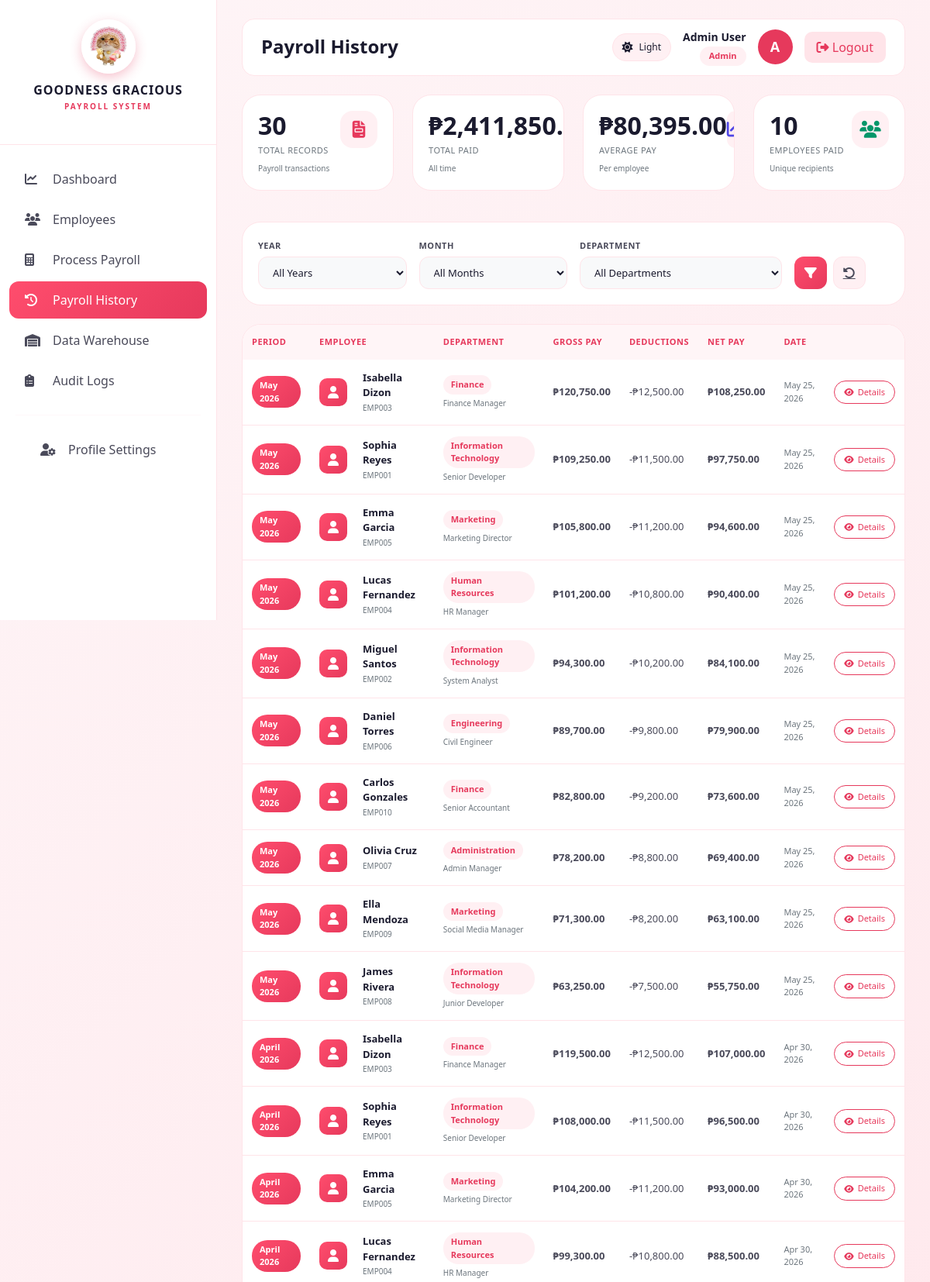
/goodness_payroll/index.php?page=payroll_history (signed in, upper part), run on the app's committed database.
### tables this page shows
CREATE TABLE `payroll_records` (
  `payroll_id`              INT(11)       NOT NULL AUTO_INCREMENT,
  `employee_id`             INT(11)       NOT NULL,
  `payroll_month`           INT(11)       NOT NULL CHECK (`payroll_month` BETWEEN 1 AND 12),
  `payroll_year`            INT(11)       NOT NULL CHECK (`payroll_year` >= 2000),
  `basic_salary`            DECIMAL(12,2) NOT NULL,
  `allowances_amount`       DECIMAL(12,2) DEFAULT 0.00,
  `overtime_amount`         DECIMAL(12,2) DEFAULT 0.00,
  `tax_amount`              DECIMAL(12,2) DEFAULT 0.00,
  `sss_amount`              DECIMAL(12,2) DEFAULT 0.00,
  `philhealth_amount`       DECIMAL(12,2) DEFAULT 0.00,
  `pagibig_amount`          DECIMAL(12,2) DEFAULT 0.00,
  `other_deductions`        DECIMAL(12,2) DEFAULT 0.00,
  `gross_amount`            DECIMAL(12,2) NOT NULL,
  `total_deductions_amount` DECIMAL(12,2) NOT NULL,
  `net_amount`              DECIMAL(12,2) NOT NULL,
  `payroll_status`          ENUM('draft','processed','paid') DEFAULT 'draft',
  `processed_at`            TIMESTAMP NULL DEFAULT NULL,
  `lock_version`            INT(11) NOT NULL DEFAULT 1
                            COMMENT 'Optimistic locking - increment on every UPDATE',
  PRIMARY KEY (`payroll_id`),
  UNIQUE KEY `uq_payroll_period` (`employee_id`,`payroll_month`,`payroll_year`),
  KEY `idx_payroll_status` (`payroll_status`),
  KEY `idx_payroll_year_month` (`payroll_year`,`payroll_month`),
  KEY `idx_lock_version` (`lock_version`)
);

CREATE TABLE `employees` (
  `employee_id`    INT(11)       NOT NULL AUTO_INCREMENT,
  `employee_code`  VARCHAR(20)   NOT NULL,
  `first_name`     VARCHAR(50)   NOT NULL,
  `last_name`      VARCHAR(50)   NOT NULL,
  `email`          VARCHAR(100)  DEFAULT NULL,
  `department`     VARCHAR(50)   DEFAULT NULL,
  `emp_position`   VARCHAR(50)   DEFAULT NULL,
  `basic_salary`   DECIMAL(12,2) NOT NULL CHECK (`basic_salary` > 0),
  `hire_date`      DATE          NOT NULL,
  `emp_status`     ENUM('active','inactive','terminated') DEFAULT 'active',
  `version_number` INT(11)       NOT NULL DEFAULT 1
                   COMMENT 'Optimistic concurrency control - PHP must match before UPDATE',
  `created_at`     TIMESTAMP NOT NULL DEFAULT CURRENT_TIMESTAMP(),
  `updated_at`     TIMESTAMP NOT NULL DEFAULT CURRENT_TIMESTAMP()
                   ON UPDATE CURRENT_TIMESTAMP(),
  PRIMARY KEY (`employee_id`),
  UNIQUE KEY `uq_employee_code` (`employee_code`),
  UNIQUE KEY `uq_employee_email` (`email`),
  KEY `idx_department` (`department`),
  KEY `idx_emp_status` (`emp_status`),
  KEY `idx_version_number` (`version_number`)
);

### goodness_payroll/modules/payroll_history.php (the view, shortened to what this page needs)
<?php
require_once 'config/database.php';
$query = "
    SELECT
        p.payroll_id,
        p.payroll_month,
        p.payroll_year,
        p.basic_salary,
        p.allowances_amount as allowances,
        p.overtime_amount as overtime,
        p.tax_amount as tax,
        p.sss_amount as sss,
        p.philhealth_amount as philhealth,
        p.pagibig_amount as pagibig,
        p.gross_amount as gross_pay,
        p.total_deductions_amount as total_deductions,
        p.net_amount as net_pay,
        p.processed_at,
        e.employee_id,
        e.employee_code,
        e.first_name,
        e.last_name,
        e.department,
        e.emp_position as position
    FROM payroll_records p
    INNER JOIN employees e ON p.employee_id = e.employee_id
    WHERE p.payroll_status = 'processed'
";
$params = [];
$query .= " ORDER BY p.payroll_year DESC, p.payroll_month DESC, p.net_amount DESC";
$stmt = $db->prepare($query);
$stmt->execute($params);
$payrolls = $stmt->fetchAll();
$summaryQuery = "
    SELECT
        COUNT(*) as total_records,
        COALESCE(SUM(net_amount), 0) as total_paid,
        COALESCE(ROUND(AVG(net_amount), 2), 0) as avg_pay,
        COALESCE(MAX(net_amount), 0) as highest_pay,
        COALESCE(MIN(net_amount), 0) as lowest_pay,
        COUNT(DISTINCT employee_id) as unique_employees
    FROM payroll_records
    WHERE payroll_status = 'processed'
";
$summaryStmt = $db->prepare($summaryQuery);
$summaryStmt->execute();
$summary = $summaryStmt->fetch();
?>
<div>
    <div class="row mb-4">
        <div class="col-md-3 mb-3">
            <div class="history-stat-card">
                <div class="d-flex justify-content-between align-items-start">
                    <div>
                        <div class="stat-number"><?php echo number_format($summary['total_records'] ?? 0); ?></div>
                        <div class="stat-label">Total Records</div>
                        <div class="stat-sub">Payroll transactions</div>
                    </div>
                    <div class="stat-icon">
                        <i class="fas fa-file-invoice" style="color: #e6395c;"></i>
                    </div>
                </div>
            </div>
        </div>
        <div class="col-md-3 mb-3">
            <div class="history-stat-card">
                <div class="d-flex justify-content-between align-items-start">
                    <div>
                        <div class="stat-number">₱<?php echo number_format($summary['total_paid'] ?? 0, 2); ?></div>
                        <div class="stat-label">Total Paid</div>
                        <div class="stat-sub">All time</div>
                    </div>
                </div>
            </div>
        </div>
        <div class="col-md-3 mb-3">
            <div class="history-stat-card">
                <div class="d-flex justify-content-between align-items-start">
                    <div>
                        <div class="stat-number">₱<?php echo number_format($summary['avg_pay'] ?? 0, 2); ?></div>
                        <div class="stat-label">Average Pay</div>
                        <div class="stat-sub">Per employee</div>
                    </div>
                    <div class="stat-icon">
                        <i class="fas fa-chart-line" style="color: #4f46e5;"></i>
                    </div>
                </div>
            </div>
        </div>
        <div class="col-md-3 mb-3">
            <div class="history-stat-card">
                <div class="d-flex justify-content-between align-items-start">
                    <div>
                        <div class="stat-number"><?php echo number_format($summary['unique_employees'] ?? 0); ?></div>
                        <div class="stat-label">Employees Paid</div>
                        <div class="stat-sub">Unique recipients</div>
                    </div>
                    <div class="stat-icon">
                        <i class="fas fa-users" style="color: #059669;"></i>
                    </div>
                </div>
            </div>
        </div>
    </div>
    <div class="filter-section">
        <form method="GET" class="row g-3 align-items-end">
            <div class="col-md-3">
                <label class="filter-label">YEAR</label>
                <select name="year" class="filter-select">
                    <option value="">All Years</option>
                </select>
            </div>
            <div class="col-md-3">
                <label class="filter-label">MONTH</label>
                <select name="month" class="filter-select">
                    <option value="">All Months</option>
                </select>
            </div>
            <div class="col-md-4">
                <label class="filter-label">DEPARTMENT</label>
                <select name="department" class="filter-select">
                    <option value="">All Departments</option>
                </select>
            </div>
            <div class="col-md-2">
                <div class="d-flex gap-2">
                    <button type="submit" class="filter-icon-btn" title="Apply Filters">
                        <i class="fas fa-filter"></i>
                    </button>
                    <a href="?page=payroll_history" class="reset-btn" title="Reset Filters">
                        <i class="fas fa-undo-alt"></i>
                    </a>
                </div>
            </div>
        </form>
    </div>
    <div class="table-container">
        <div class="table-responsive">
            <table class="payroll-table">
                <thead>
                    <tr>
                        <th>Period</th>
                        <th>Employee</th>
                        <th>Department</th>
                        <th>Gross Pay</th>
                        <th>Deductions</th>
                        <th>Net Pay</th>
                        <th>Date</th>
                        <th></th>
                    </tr>
                </thead>
                <tbody>
                    <?php if(empty($payrolls)): ?>
                    <tr class="empty-state-row">
                        <td colspan="8" class="empty-state">
                            <i class="fas fa-inbox"></i>
                            <h5>No Payroll Records Found</h5>
                            <p>Try adjusting your filters or process a new payroll.</p>
                            <a href="?page=process_payroll" class="btn-pink" style="display: inline-block; margin-top: 10px;">Process Payroll</a>
                        </td>
                    </tr>
                    <?php else: ?>
                    <?php foreach($payrolls as $pay):
                        $periodName = date('F Y', mktime(0,0,0,$pay['payroll_month'],1,$pay['payroll_year']));
                    ?>
                    <tr>
                        <td>
                            <span class="period-badge"><?php echo $periodName; ?></span>
                        </td>
                        <td>
                            <div class="employee-info">
                                <div class="employee-avatar-small">
                                    <i class="fas fa-user"></i>
                                </div>
                                <div class="employee-details">
                                    <div class="employee-name"><?php echo htmlspecialchars($pay['first_name'] . ' ' . $pay['last_name']); ?></div>
                                    <div class="employee-code"><?php echo htmlspecialchars($pay['employee_code']); ?></div>
                                </div>
                            </div>
                        </td>
                        <td>
                            <span class="dept-badge"><?php echo htmlspecialchars($pay['department']); ?></span>
                            <div class="employee-code" style="margin-top: 4px;"><?php echo htmlspecialchars($pay['position']); ?></div>
                        </td>
                        <td class="amount-gross">₱<?php echo number_format($pay['gross_pay'], 2); ?></td>
                        <td class="amount-deduction">-₱<?php echo number_format($pay['total_deductions'], 2); ?></td>
                        <td class="amount-net">₱<?php echo number_format($pay['net_pay'], 2); ?></td>
                        <td style="font-size: 11px; color: var(--text-muted);"><?php echo date('M d, Y', strtotime($pay['processed_at'])); ?></td>
                        <td>
                            <button class="btn-details" onclick='showDetails(<?php echo htmlspecialchars(json_encode($pay)); ?>)'>
                                <i class="fas fa-eye"></i> Details
                            </button>
                        </td>
                    </tr>
                    <?php endforeach; ?>
                    <?php endif; ?>
                </tbody>
            </table>
        </div>
    </div>
</div>

### goodness_payroll/index.php (style rules this page uses)
:root { --bg-gradient-start: #fef5f7; --bg-gradient-end: #ffe4e9; --sidebar-bg: #ffffff; --card-bg: #ffffff; --text-primary: #1a1a2e; --text-secondary: #4a4a5a; --text-muted: #6c757d; --border-color: #ffe4e9; --hover-bg: #fff0f3; --header-bg: #ffffff; --table-header-bg: #fff5f7; --input-bg: #f8f9fa; --input-border: #e0e0e8; }
body { background: linear-gradient(135deg, var(--bg-gradient-start) 0%, var(--bg-gradient-end) 100%); transition: all 0.3s ease; margin: 0; padding: 0; }

### goodness_payroll/modules/payroll_history.php (style rules this page uses)
.history-stat-card { background: var(--card-bg); border-radius: 24px; padding: 20px; transition: all 0.3s; border: 1px solid var(--border-color); position: relative; overflow: hidden; }
.history-stat-card::before { content: ''; position: absolute; top: 0; left: 0; right: 0; height: 3px; background: linear-gradient(90deg, #ff4d6d, #e6395c); transform: scaleX(0); transition: transform 0.3s ease; }
.stat-number { font-size: 32px; font-weight: 800; color: var(--text-primary); line-height: 1.2; }
.stat-label { font-size: 11px; color: var(--text-muted); text-transform: uppercase; letter-spacing: 0.5px; margin-top: 5px; }
.stat-sub { font-size: 10px; color: var(--text-muted); margin-top: 8px; }
.stat-icon { width: 48px; height: 48px; border-radius: 16px; background: var(--hover-bg); display: flex; align-items: center; justify-content: center; }
.stat-icon i { font-size: 22px; }
.filter-section { background: var(--card-bg); border-radius: 24px; padding: 20px; border: 1px solid var(--border-color); margin-bottom: 24px; }
.filter-label { font-size: 11px; font-weight: 600; color: var(--text-secondary); margin-bottom: 6px; display: block; letter-spacing: 0.5px; }
.filter-select { width: 100%; padding: 10px 14px; border: 1.5px solid var(--border-color); border-radius: 12px; background: var(--input-bg); color: var(--text-primary); font-size: 13px; transition: all 0.2s; cursor: pointer; }
.filter-icon-btn { background: linear-gradient(135deg, #ff4d6d, #e6395c); border: none; border-radius: 12px; color: white; cursor: pointer; width: 42px; height: 42px; display: flex; align-items: center; justify-content: center; transition: all 0.3s; margin-top: 24px; }
.filter-icon-btn i { font-size: 16px; }
.reset-btn { background: var(--hover-bg); border: 1px solid var(--border-color); border-radius: 12px; color: var(--text-secondary); cursor: pointer; width: 42px; height: 42px; display: flex; align-items: center; justify-content: center; transition: all 0.3s; margin-top: 24px; }
.reset-btn i { font-size: 16px; }
.table-container { background: var(--card-bg); border-radius: 24px; border: 1px solid var(--border-color); overflow: hidden; }
.payroll-table { width: 100%; border-collapse: collapse; }
.payroll-table th { background: var(--table-header-bg); padding: 14px 12px; font-weight: 600; font-size: 11px; color: #e6395c; text-transform: uppercase; letter-spacing: 0.5px; text-align: left; }
.payroll-table td { padding: 14px 12px; border-bottom: 1px solid var(--border-color); color: var(--text-secondary); font-size: 13px; vertical-align: middle; }
.period-badge { background: linear-gradient(135deg, #ff4d6d, #e6395c); color: white; padding: 4px 10px; border-radius: 20px; font-size: 11px; font-weight: 600; display: inline-block; }
.employee-avatar-small { width: 36px; height: 36px; border-radius: 10px; background: linear-gradient(135deg, #ff4d6d, #e6395c); display: flex; align-items: center; justify-content: center; margin-right: 10px; }
.employee-avatar-small i { color: white; font-size: 16px; }
.employee-info { display: flex; align-items: center; gap: 10px; }
.employee-details { flex: 1; }
.employee-name { font-weight: 600; color: var(--text-primary); font-size: 13px; }
.employee-code { font-size: 10px; color: var(--text-muted); margin-top: 2px; }
.dept-badge { background: var(--hover-bg); color: #e6395c; padding: 4px 10px; border-radius: 20px; font-size: 11px; font-weight: 600; display: inline-block; }
.amount-gross { font-weight: 600; color: var(--text-primary); }
.amount-deduction { color: #dc2626; font-weight: 500; }
.amount-net { font-weight: 700; color: #10b981; font-size: 15px; }
.btn-details { background: transparent; border: 1px solid #e6395c; color: #e6395c; padding: 6px 12px; border-radius: 20px; font-size: 11px; font-weight: 500; cursor: pointer; transition: all 0.2s; display: inline-flex; align-items: center; gap: 5px; }

### data on the page
payroll_records: periodName "May 2026", employee.last_name "Isabella Dizon", employee.employee_code "EMP003", employee.department "Finance", employee.emp_position "Finance Manager", gross_amount "120,750.00", total_deductions_amount "12,500.00", net_amount "108,250.00", processed_at "May 25, 2026"
payroll_records: periodName "May 2026", employee.last_name "Sophia Reyes", employee.employee_code "EMP001", employee.department "Information Technology", employee.emp_position "Senior Developer", gross_amount "109,250.00", total_deductions_amount "11,500.00", net_amount "97,750.00", processed_at "May 25, 2026"
payroll_records: periodName "May 2026", employee.last_name "Emma Garcia", employee.employee_code "EMP005", employee.department "Marketing", employee.emp_position "Marketing Director", gross_amount "105,800.00", total_deductions_amount "11,200.00", net_amount "94,600.00", processed_at "May 25, 2026"
payroll_records: periodName "May 2026", employee.last_name "Lucas Fernandez", employee.employee_code "EMP004", employee.department "Human Resources", employee.emp_position "HR Manager", gross_amount "101,200.00", total_deductions_amount "10,800.00", net_amount "90,400.00", processed_at "May 25, 2026"
payroll_records: periodName "May 2026", employee.last_name "Miguel Santos", employee.employee_code "EMP002", employee.department "Information Technology", employee.emp_position "System Analyst", gross_amount "94,300.00", total_deductions_amount "10,200.00", net_amount "84,100.00", processed_at "May 25, 2026"
payroll_records: periodName "May 2026", employee.last_name "Daniel Torres", employee.employee_code "EMP006", employee.department "Engineering", employee.emp_position "Civil Engineer", gross_amount "89,700.00", total_deductions_amount "9,800.00", net_amount "79,900.00", processed_at "May 25, 2026"
payroll_records: periodName "May 2026", employee.last_name "Carlos Gonzales", employee.employee_code "EMP010", employee.department "Finance", employee.emp_position "Senior Accountant", gross_amount "82,800.00", total_deductions_amount "9,200.00", net_amount "73,600.00", processed_at "May 25, 2026"
payroll_records: periodName "May 2026", employee.last_name "Olivia Cruz", employee.employee_code "EMP007", employee.department "Administration", employee.emp_position "Admin Manager", gross_amount "78,200.00", total_deductions_amount "8,800.00", net_amount "69,400.00", processed_at "May 25, 2026"
payroll_records: periodName "May 2026", employee.last_name "Ella Mendoza", employee.employee_code "EMP009", employee.department "Marketing", employee.emp_position "Social Media Manager", gross_amount "71,300.00", total_deductions_amount "8,200.00", net_amount "63,100.00", processed_at "May 25, 2026"
payroll_records: periodName "May 2026", employee.last_name "James Rivera", employee.employee_code "EMP008", employee.department "Information Technology", employee.emp_position "Junior Developer", gross_amount "63,250.00", total_deductions_amount "7,500.00", net_amount "55,750.00", processed_at "May 25, 2026"
payroll_records: periodName "April 2026", employee.last_name "Isabella Dizon", employee.employee_code "EMP003", employee.department "Finance", employee.emp_position "Finance Manager", gross_amount "119,500.00", total_deductions_amount "12,500.00", net_amount "107,000.00", processed_at "Apr 30, 2026"
payroll_records: periodName "April 2026", employee.last_name "Sophia Reyes", employee.employee_code "EMP001", employee.department "Information Technology", employee.emp_position "Senior Developer", gross_amount "108,000.00", total_deductions_amount "11,500.00", net_amount "96,500.00", processed_at "Apr 30, 2026"
payroll_records: periodName "April 2026", employee.last_name "Emma Garcia", employee.employee_code "EMP005", employee.department "Marketing", employee.emp_position "Marketing Director", gross_amount "104,200.00", total_deductions_amount "11,200.00", net_amount "93,000.00", processed_at "Apr 30, 2026"
payroll_records: periodName "April 2026", employee.last_name "Lucas Fernandez", employee.employee_code "EMP004", employee.department "Human Resources", employee.emp_position "HR Manager", gross_amount "99,300.00", total_deductions_amount "10,800.00", net_amount "88,500.00", processed_at "Apr 30, 2026"

### other printed values
$titles[$page] "Payroll History"
$userName "Admin User"
$userRole "Admin"
$userInitial "A"
$summary['total_records'] "30"
$summary['avg_pay'] "80,395.00"
$summary['unique_employees'] "10"
